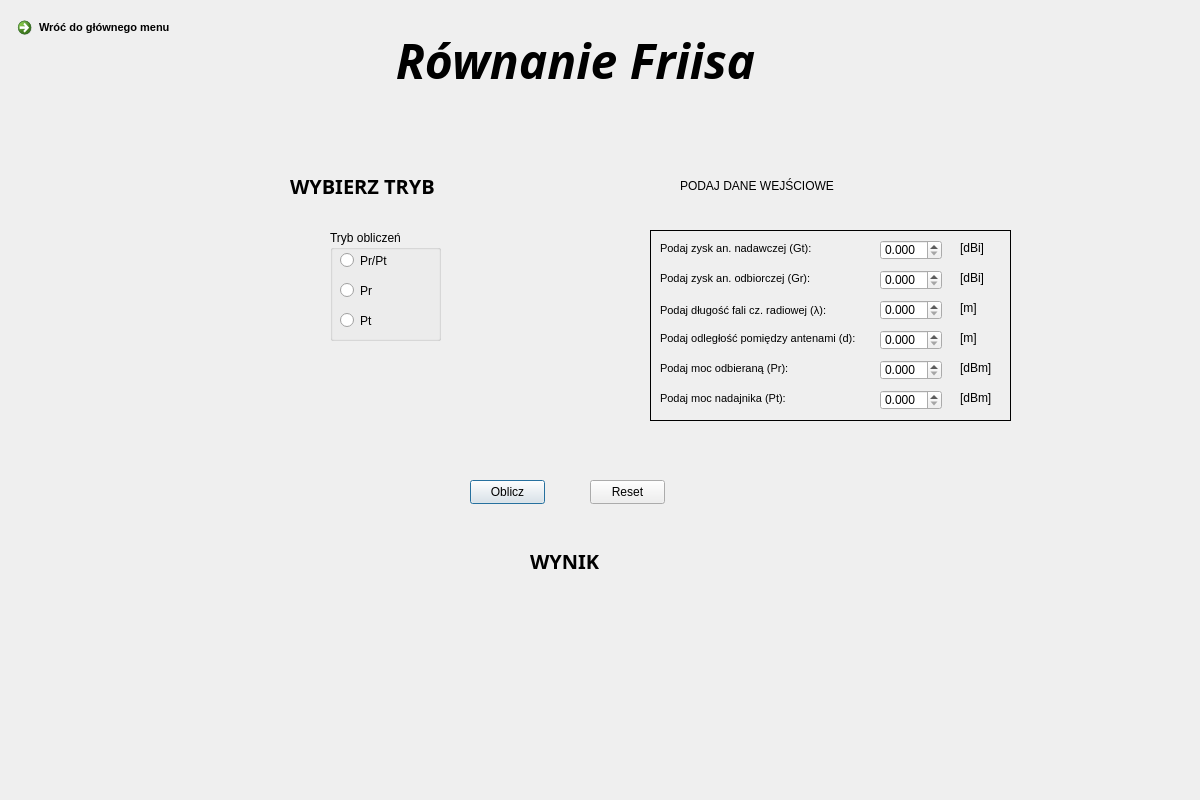
<?xml version="1.0" encoding="UTF-8"?>
<ui version="4.0">
 <class>Dialog</class>
 <widget class="QDialog" name="Dialog">
  <property name="geometry">
   <rect>
    <x>0</x>
    <y>0</y>
    <width>1200</width>
    <height>800</height>
   </rect>
  </property>
  <property name="windowTitle">
   <string>Dialog</string>
  </property>
  <widget class="QWidget" name="Rownanie_Friisa" native="true">
   <property name="geometry">
    <rect>
     <x>0</x>
     <y>0</y>
     <width>1200</width>
     <height>800</height>
    </rect>
   </property>
   <property name="styleSheet">
    <string notr="true">QWidget#Rownanie_Friisa{
background-color:qlineargradient(spread:pad, x1:0, y1:0, x2:1, y2:1, stop:0 rgba(179, 204, 117, 255), stop:1 rgba(255, 255, 255, 255))};</string>
   </property>
   <widget class="QPushButton" name="oblicz_button">
    <property name="geometry">
     <rect>
      <x>470</x>
      <y>480</y>
      <width>75</width>
      <height>24</height>
     </rect>
    </property>
    <property name="text">
     <string>Oblicz</string>
    </property>
   </widget>
   <widget class="QLabel" name="tekst_wyniki">
    <property name="geometry">
     <rect>
      <x>530</x>
      <y>540</y>
      <width>121</width>
      <height>41</height>
     </rect>
    </property>
    <property name="font">
     <font>
      <family>Segoe Script</family>
      <pointsize>15</pointsize>
      <italic>false</italic>
      <bold>true</bold>
     </font>
    </property>
    <property name="styleSheet">
     <string notr="true">font: 700 15pt &quot;Segoe Script&quot;;</string>
    </property>
    <property name="text">
     <string>WYNIK</string>
    </property>
   </widget>
   <widget class="QCommandLinkButton" name="commandLinkButton">
    <property name="geometry">
     <rect>
      <x>10</x>
      <y>10</y>
      <width>201</width>
      <height>41</height>
     </rect>
    </property>
    <property name="font">
     <font>
      <family>Segoe UI</family>
      <pointsize>8</pointsize>
     </font>
    </property>
    <property name="cursor">
     <cursorShape>ArrowCursor</cursorShape>
    </property>
    <property name="text">
     <string>Wróć do głównego menu</string>
    </property>
   </widget>
   <widget class="QPushButton" name="reset_button">
    <property name="geometry">
     <rect>
      <x>590</x>
      <y>480</y>
      <width>75</width>
      <height>24</height>
     </rect>
    </property>
    <property name="text">
     <string>Reset</string>
    </property>
   </widget>
   <widget class="QLabel" name="tekstGlowny">
    <property name="geometry">
     <rect>
      <x>350</x>
      <y>20</y>
      <width>451</width>
      <height>81</height>
     </rect>
    </property>
    <property name="font">
     <font>
      <family>Candara</family>
      <pointsize>14</pointsize>
      <italic>true</italic>
     </font>
    </property>
    <property name="text">
     <string>&lt;html&gt;&lt;head/&gt;&lt;body&gt;&lt;p align=&quot;center&quot;&gt;&lt;span style=&quot; font-size:36pt; font-weight:700;&quot;&gt;Równanie Friisa&lt;/span&gt;&lt;/p&gt;&lt;/body&gt;&lt;/html&gt;</string>
    </property>
   </widget>
   <widget class="QFrame" name="Dane_wejsciowe">
    <property name="geometry">
     <rect>
      <x>650</x>
      <y>230</y>
      <width>361</width>
      <height>191</height>
     </rect>
    </property>
    <property name="frameShape">
     <enum>QFrame::Box</enum>
    </property>
    <property name="frameShadow">
     <enum>QFrame::Plain</enum>
    </property>
    <widget class="QLabel" name="gt_tekst">
     <property name="geometry">
      <rect>
       <x>10</x>
       <y>10</y>
       <width>191</width>
       <height>16</height>
      </rect>
     </property>
     <property name="font">
      <font>
       <pointsize>8</pointsize>
      </font>
     </property>
     <property name="text">
      <string>Podaj zysk an. nadawczej (Gt):</string>
     </property>
    </widget>
    <widget class="QLabel" name="dBi_tekst">
     <property name="geometry">
      <rect>
       <x>310</x>
       <y>10</y>
       <width>49</width>
       <height>16</height>
      </rect>
     </property>
     <property name="text">
      <string>[dBi]</string>
     </property>
    </widget>
    <widget class="QLabel" name="dBi_tekst_2">
     <property name="geometry">
      <rect>
       <x>310</x>
       <y>40</y>
       <width>49</width>
       <height>16</height>
      </rect>
     </property>
     <property name="text">
      <string>[dBi]</string>
     </property>
    </widget>
    <widget class="QLabel" name="m_tekst">
     <property name="geometry">
      <rect>
       <x>310</x>
       <y>70</y>
       <width>49</width>
       <height>16</height>
      </rect>
     </property>
     <property name="text">
      <string>[m]</string>
     </property>
    </widget>
    <widget class="QLabel" name="m_tekst_2">
     <property name="geometry">
      <rect>
       <x>310</x>
       <y>100</y>
       <width>49</width>
       <height>16</height>
      </rect>
     </property>
     <property name="text">
      <string>[m]</string>
     </property>
    </widget>
    <widget class="QLabel" name="gr_tekst">
     <property name="geometry">
      <rect>
       <x>10</x>
       <y>40</y>
       <width>191</width>
       <height>16</height>
      </rect>
     </property>
     <property name="font">
      <font>
       <pointsize>8</pointsize>
      </font>
     </property>
     <property name="text">
      <string>Podaj zysk an. odbiorczej (Gr):</string>
     </property>
    </widget>
    <widget class="QLabel" name="lambda_tekst">
     <property name="geometry">
      <rect>
       <x>10</x>
       <y>70</y>
       <width>201</width>
       <height>20</height>
      </rect>
     </property>
     <property name="font">
      <font>
       <pointsize>8</pointsize>
      </font>
     </property>
     <property name="text">
      <string>Podaj długość fali cz. radiowej (λ):</string>
     </property>
    </widget>
    <widget class="QLabel" name="d_tekst">
     <property name="geometry">
      <rect>
       <x>10</x>
       <y>100</y>
       <width>221</width>
       <height>16</height>
      </rect>
     </property>
     <property name="font">
      <font>
       <pointsize>8</pointsize>
      </font>
     </property>
     <property name="text">
      <string>Podaj odległość pomiędzy antenami (d):</string>
     </property>
    </widget>
    <widget class="QDoubleSpinBox" name="gt_input">
     <property name="geometry">
      <rect>
       <x>230</x>
       <y>10</y>
       <width>62</width>
       <height>20</height>
      </rect>
     </property>
     <property name="decimals">
      <number>3</number>
     </property>
     <property name="maximum">
      <double>999999.998999999952503</double>
     </property>
    </widget>
    <widget class="QDoubleSpinBox" name="gr_input">
     <property name="geometry">
      <rect>
       <x>230</x>
       <y>40</y>
       <width>62</width>
       <height>20</height>
      </rect>
     </property>
     <property name="decimals">
      <number>3</number>
     </property>
     <property name="maximum">
      <double>999999.998999999952503</double>
     </property>
    </widget>
    <widget class="QDoubleSpinBox" name="lambda_input">
     <property name="geometry">
      <rect>
       <x>230</x>
       <y>70</y>
       <width>62</width>
       <height>20</height>
      </rect>
     </property>
     <property name="decimals">
      <number>3</number>
     </property>
     <property name="maximum">
      <double>999999.998999999952503</double>
     </property>
    </widget>
    <widget class="QDoubleSpinBox" name="d_input">
     <property name="geometry">
      <rect>
       <x>230</x>
       <y>100</y>
       <width>62</width>
       <height>20</height>
      </rect>
     </property>
     <property name="decimals">
      <number>3</number>
     </property>
     <property name="maximum">
      <double>999999.998999999952503</double>
     </property>
    </widget>
    <widget class="QLabel" name="pr_tekst">
     <property name="geometry">
      <rect>
       <x>10</x>
       <y>130</y>
       <width>211</width>
       <height>16</height>
      </rect>
     </property>
     <property name="font">
      <font>
       <pointsize>8</pointsize>
      </font>
     </property>
     <property name="text">
      <string>Podaj moc odbieraną (Pr):</string>
     </property>
    </widget>
    <widget class="QLabel" name="pt_tekst">
     <property name="geometry">
      <rect>
       <x>10</x>
       <y>160</y>
       <width>211</width>
       <height>16</height>
      </rect>
     </property>
     <property name="font">
      <font>
       <pointsize>8</pointsize>
      </font>
     </property>
     <property name="text">
      <string>Podaj moc nadajnika (Pt):</string>
     </property>
    </widget>
    <widget class="QDoubleSpinBox" name="pr_input">
     <property name="geometry">
      <rect>
       <x>230</x>
       <y>130</y>
       <width>62</width>
       <height>20</height>
      </rect>
     </property>
     <property name="decimals">
      <number>3</number>
     </property>
     <property name="maximum">
      <double>999999.998999999952503</double>
     </property>
    </widget>
    <widget class="QDoubleSpinBox" name="pt_input">
     <property name="geometry">
      <rect>
       <x>230</x>
       <y>160</y>
       <width>62</width>
       <height>20</height>
      </rect>
     </property>
     <property name="decimals">
      <number>3</number>
     </property>
     <property name="maximum">
      <double>999999.998999999952503</double>
     </property>
    </widget>
    <widget class="QLabel" name="dBm_tekst">
     <property name="geometry">
      <rect>
       <x>310</x>
       <y>130</y>
       <width>49</width>
       <height>16</height>
      </rect>
     </property>
     <property name="text">
      <string>[dBm]</string>
     </property>
    </widget>
    <widget class="QLabel" name="dBm_tekst_2">
     <property name="geometry">
      <rect>
       <x>310</x>
       <y>160</y>
       <width>49</width>
       <height>16</height>
      </rect>
     </property>
     <property name="text">
      <string>[dBm]</string>
     </property>
    </widget>
   </widget>
   <widget class="QLabel" name="tekst_podaj_dane">
    <property name="geometry">
     <rect>
      <x>680</x>
      <y>160</y>
      <width>361</width>
      <height>51</height>
     </rect>
    </property>
    <property name="styleSheet">
     <string notr="true">font: 700 15pt &quot;Segoe Script&quot;;</string>
    </property>
    <property name="text">
     <string>PODAJ DANE WEJŚCIOWE</string>
    </property>
   </widget>
   <widget class="QLabel" name="tekst_wybor_trybu">
    <property name="geometry">
     <rect>
      <x>290</x>
      <y>160</y>
      <width>221</width>
      <height>51</height>
     </rect>
    </property>
    <property name="font">
     <font>
      <family>Segoe Script</family>
      <pointsize>15</pointsize>
      <italic>false</italic>
      <bold>true</bold>
     </font>
    </property>
    <property name="styleSheet">
     <string notr="true">font: 700 15pt &quot;Segoe Script&quot;;</string>
    </property>
    <property name="text">
     <string>WYBIERZ TRYB</string>
    </property>
   </widget>
   <widget class="QGroupBox" name="Tryb_obliczen">
    <property name="geometry">
     <rect>
      <x>330</x>
      <y>230</y>
      <width>111</width>
      <height>111</height>
     </rect>
    </property>
    <property name="font">
     <font>
      <pointsize>9</pointsize>
     </font>
    </property>
    <property name="styleSheet">
     <string notr="true">
gridline-color: rgb(255, 0, 4);</string>
    </property>
    <property name="title">
     <string>Tryb obliczeń</string>
    </property>
    <property name="flat">
     <bool>false</bool>
    </property>
    <widget class="QRadioButton" name="stosunek_button">
     <property name="geometry">
      <rect>
       <x>10</x>
       <y>20</y>
       <width>61</width>
       <height>21</height>
      </rect>
     </property>
     <property name="font">
      <font>
       <pointsize>9</pointsize>
      </font>
     </property>
     <property name="text">
      <string>Pr/Pt</string>
     </property>
     <property name="checkable">
      <bool>true</bool>
     </property>
    </widget>
    <widget class="QRadioButton" name="pr_button">
     <property name="geometry">
      <rect>
       <x>10</x>
       <y>50</y>
       <width>91</width>
       <height>21</height>
      </rect>
     </property>
     <property name="font">
      <font>
       <pointsize>9</pointsize>
      </font>
     </property>
     <property name="text">
      <string>Pr</string>
     </property>
    </widget>
    <widget class="QRadioButton" name="pt_button">
     <property name="geometry">
      <rect>
       <x>10</x>
       <y>80</y>
       <width>71</width>
       <height>21</height>
      </rect>
     </property>
     <property name="font">
      <font>
       <pointsize>9</pointsize>
      </font>
     </property>
     <property name="text">
      <string>Pt</string>
     </property>
    </widget>
   </widget>
   <widget class="QLabel" name="rownanie_tekst">
    <property name="geometry">
     <rect>
      <x>440</x>
      <y>590</y>
      <width>49</width>
      <height>16</height>
     </rect>
    </property>
    <property name="text">
     <string/>
    </property>
   </widget>
   <widget class="QLabel" name="wynik">
    <property name="geometry">
     <rect>
      <x>510</x>
      <y>580</y>
      <width>181</width>
      <height>31</height>
     </rect>
    </property>
    <property name="text">
     <string/>
    </property>
   </widget>
   <widget class="QLabel" name="jednostka_tekst">
    <property name="geometry">
     <rect>
      <x>710</x>
      <y>590</y>
      <width>49</width>
      <height>16</height>
     </rect>
    </property>
    <property name="font">
     <font>
      <pointsize>9</pointsize>
     </font>
    </property>
    <property name="text">
     <string/>
    </property>
   </widget>
  </widget>
 </widget>
 <resources/>
 <connections/>
</ui>
